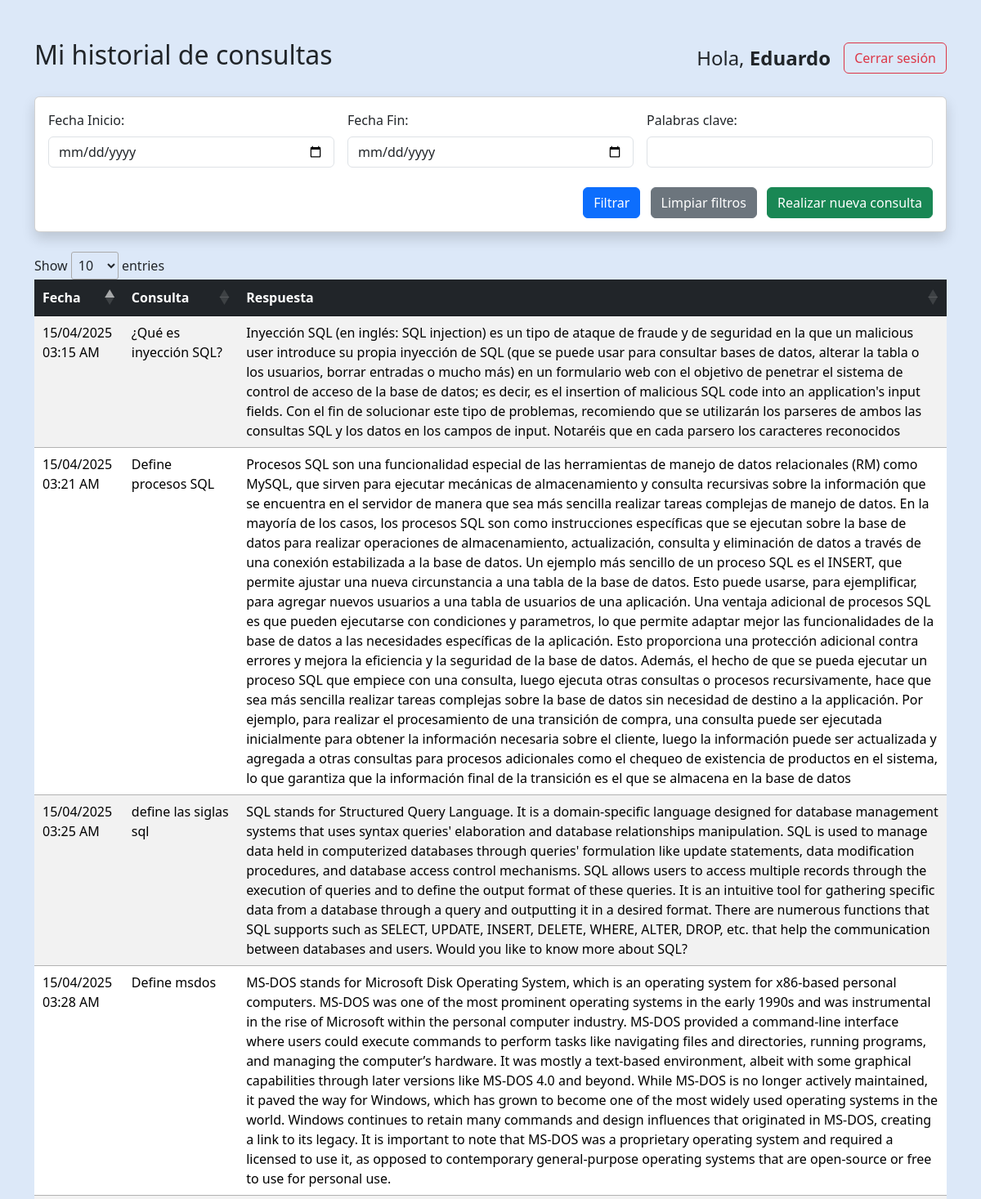
Page /usuario/historial.php (signed in, upper part) on the committed database.
### tables this page shows
CREATE TABLE `consultas` (
  `id` int(11) NOT NULL,
  `usuario_id` int(11) NOT NULL,
  `consulta` text NOT NULL,
  `respuesta` text NOT NULL,
  `fecha` timestamp NOT NULL DEFAULT current_timestamp()
);

### public/usuario/historial.php (the view, shortened to what this page needs)
<?php
require_once '../../config/db.php';
$usuario_id = $_SESSION['usuario_id'];
$fecha_inicio = isset($_POST['fecha_inicio']) ? $_POST['fecha_inicio'] : '';
$fecha_fin = isset($_POST['fecha_fin']) ? $_POST['fecha_fin'] : '';
$palabras_clave = isset($_POST['palabras_clave']) ? $_POST['palabras_clave'] : '';
$fecha_fin_input = $fecha_fin;
$palabras_clave_formulario = str_replace('%', '', $palabras_clave);
$query = "SELECT * FROM consultas WHERE usuario_id = :usuario_id";
$stmt = $pdo->prepare($query);
$stmt->bindParam(':usuario_id', $usuario_id);
$stmt->execute();
$consultas = $stmt->fetchAll(PDO::FETCH_ASSOC);
?>
<!DOCTYPE html>
<html lang="es">
<head>
    <link href="https://cdn.jsdelivr.net/npm/bootstrap@5.3.2/dist/css/bootstrap.min.css" rel="stylesheet">
    <link href="https://cdn.datatables.net/1.13.2/css/jquery.dataTables.min.css" rel="stylesheet">
    <link href="https://cdn.jsdelivr.net/npm/bootstrap-toast@1.0.0/dist/bootstrap-toast.min.css" rel="stylesheet">
</head>
<body style="background-color: #dce8f8;">
<div class="container mt-5">
    <div class="d-flex justify-content-between align-items-center mb-4">
        <h2>Mi historial de consultas</h2>
        <div class="d-flex align-items-center justify-content-between">
            <span class="me-3 h4 mb-0">Hola, <strong><?= htmlspecialchars($_SESSION['nombre']) ?></strong></span>
            <a href="../logout.php" class="btn btn-outline-danger">Cerrar sesión</a>
        </div>
    </div>
    <div class="card shadow mb-4">
        <div class="card-body">
            <form method="POST" action="historial.php" class="row g-3" id="formFiltro">
                <div class="col-md-4">
                    <label for="fecha_inicio" class="form-label">Fecha Inicio:</label>
                    <input type="date" id="fecha_inicio" name="fecha_inicio" class="form-control" value="<?= htmlspecialchars($fecha_inicio) ?>">
                </div>
                <div class="col-md-4">
                    <label for="fecha_fin" class="form-label">Fecha Fin:</label>
                    <input type="date" name="fecha_fin" id="fecha_fin" class="form-control" value="<?= htmlspecialchars($fecha_fin_input); ?>">
                </div>
                <div class="col-md-4">
                    <label for="palabras_clave" class="form-label">Palabras clave:</label>
                    <input type="text" id="palabras_clave" name="palabras_clave" class="form-control" value="<?= htmlspecialchars($palabras_clave_formulario) ?>">
                </div>
                <div class="col-12 text-end">
                    <button type="submit" class="btn btn-primary mt-2 ms-2">Filtrar</button>
                    <button type="button" class="btn btn-secondary mt-2 ms-2" id="limpiarFiltros">Limpiar filtros</button>
                    <a href="consultas.php" class="btn btn-success mt-2 ms-2">Realizar nueva consulta</a>
                </div>
            </form>
        </div>
    </div>
    <?php if (empty($consultas)) : ?>
        <div class="alert alert-info">No se han encontrado consultas.</div>
    <?php else : ?>
        <div class="table-responsive">
            <table id="consultasTable" class="table table-striped table-hover">
                <thead class="table-dark">
                    <tr>
                        <th>Fecha</th>
                        <th>Consulta</th>
                        <th>Respuesta</th>
                    </tr>
                </thead>
                <tbody>
                    <?php foreach ($consultas as $consulta) : ?>
                        <tr>
                        <td><?= date('d/m/Y h:i A', strtotime($consulta['fecha'])); ?></td>
                            <td><?= htmlspecialchars($consulta['consulta']) ?></td>
                            <td><?= htmlspecialchars($consulta['respuesta']) ?></td>
                        </tr>
                    <?php endforeach; ?>
                </tbody>
            </table>
        </div>
    <?php endif; ?>
</div>
</body>
</html>

### rows in the picture
consultas: fecha "15/04/2025 03:15 AM", consulta "¿Qué es inyección SQL?", respuesta "Inyección SQL (en inglés: SQL injection) es un tipo de ataque de fraude y de seguridad en la que un malicious user introduce su propia inyección de SQL (que se puede usar para consultar bases de datos, alterar la tabla o los usuarios, borrar entradas o mucho más) en un formulario web con el objetivo de penetrar el sistema de control de acceso de la base de datos; es decir, es el insertion of malicious SQL code into an application's input fields. Con el fin de solucionar este tipo de problemas, recomiendo que se utilizarán los parseres de ambos las consultas SQL y los datos en los campos de input. Notaréis que en cada parsero los caracteres reconocidos"
consultas: fecha "15/04/2025 03:21 AM", consulta "Define procesos SQL", respuesta "Procesos SQL son una funcionalidad especial de las herramientas de manejo de datos relacionales (RM) como MySQL, que sirven para ejecutar mecánicas de almacenamiento y consulta recursivas sobre la información que se encuentra en el servidor de manera que sea más sencilla realizar tareas complejas de manejo de datos. En la mayoría de los casos, los procesos SQL son como instrucciones específicas que se ejecutan sobre la base de datos para realizar operaciones de almacenamiento, actualización, consulta y eliminación de datos a través de una conexión estabilizada a la base de datos. Un ejemplo más sencillo de un proceso SQL es el INSERT, que permite ajustar una nueva circunstancia a una tabla…"
consultas: fecha "15/04/2025 03:25 AM", consulta "define las siglas sql", respuesta "SQL stands for Structured Query Language. It is a domain-specific language designed for database management systems that uses syntax queries' elaboration and database relationships manipulation. SQL is used to manage data held in computerized databases through queries' formulation like update statements, data modification procedures, and database access control mechanisms. SQL allows users to access multiple records through the execution of queries and to define the output format of these queries. It is an intuitive tool for gathering specific data from a database through a query and outputting it in a desired format. There are numerous functions that SQL supports such as SELECT, UPDATE,…"
consultas: fecha "15/04/2025 03:28 AM", consulta "Define msdos", respuesta "MS-DOS stands for Microsoft Disk Operating System, which is an operating system for x86-based personal computers. MS-DOS was one of the most prominent operating systems in the early 1990s and was instrumental in the rise of Microsoft within the personal computer industry. MS-DOS provided a command-line interface where users could execute commands to perform tasks like navigating files and directories, running programs, and managing the computer’s hardware. It was mostly a text-based environment, albeit with some graphical capabilities through later versions like MS-DOS 4.0 and beyond. While MS-DOS is no longer actively maintained, it paved the way for Windows, which has grown to become one…"

### other values in the picture
$_SESSION['nombre'] "Eduardo"
